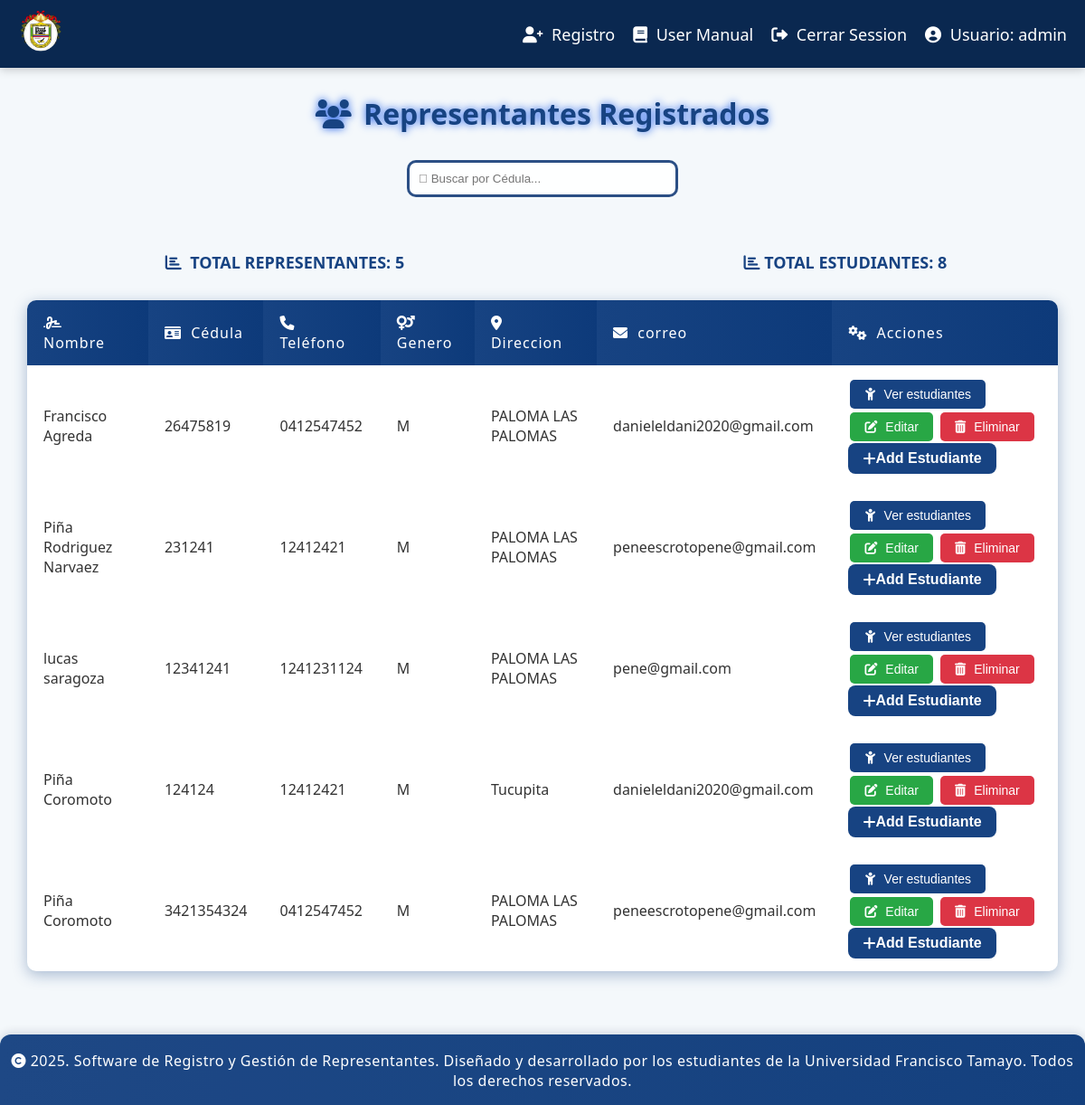
The app's page /gestion.php (signed in) with its own data.
### tables this page shows
CREATE TABLE `representantes` (
  `id` int(11) NOT NULL,
  `cedula` varchar(20) NOT NULL,
  `nombre` varchar(100) NOT NULL,
  `apellido` varchar(100) NOT NULL,
  `telefono` varchar(20) DEFAULT NULL,
  `correo` varchar(100) DEFAULT NULL,
  `genero` varchar(1) DEFAULT NULL,
  `direccion` varchar(255) DEFAULT NULL,
  `parentesco` varchar(20) DEFAULT NULL
);

### acciones/contar.php (called while the page is built, shortened)
<?php
function contarRegistros($enlace, $tabla) {
    $tabla_segura = $enlace->real_escape_string($tabla);
    $sql = "SELECT COUNT(*) AS total FROM $tabla_segura";
    $resultado = $enlace->query($sql);
    if ($resultado && $fila = $resultado->fetch_assoc()) {
        $conteo = (int)$fila['total'];
        return $conteo;
    }
    return 0;
}
$totalrepresentantes = contarRegistros($enlace, 'representantes');
function contarEstudiantes($enlace, $tablaES){
    $tablaES = $enlace->real_escape_string($tablaES);
    $sql = "SELECT COUNT(*) AS total FROM $tablaES";
    $resultado = $enlace->query($sql);
    if ($resultado && $fila = $resultado->fetch_assoc()) {
        $conteo = (int)$fila['total'];
        return $conteo;
    }
    return 0;
}
$totalEstudiantes = contarEstudiantes($enlace, 'estudiantes');
?>

### acciones/gestionEstudiantes.php (called while the page is built, shortened)
<?php
include("conexion.php");
$result = mysqli_query($enlace, "SELECT * FROM representantes");
?>

### gestion.php (the view, shortened to what this page needs)
<?php
$isAdmin = false;
if (!empty($_SESSION['role']) && $_SESSION['role'] === 'admin') {
    $isAdmin = true;
} elseif (!empty($_SESSION['usuario']) && $_SESSION['usuario'] === 'admin') {
    $isAdmin = true;
}
include('acciones/conexion.php');
include ('acciones/gestionEstudiantes.php');
include('acciones/contar.php');
?>
<!DOCTYPE html>
<html lang="es">
<head>
    <link rel="stylesheet" href="style/style3.css">
    <link rel="stylesheet" href="https://cdnjs.cloudflare.com/ajax/libs/font-awesome/6.0.0-beta3/css/all.min.css">
</head>
<body>
    <nav>
        <div class="logo-container">
            <a href="docs/Reseña Histórica del Liceo Privado.docx" download="Reseña_Histórica_Maria_Natividad_Cotua.word">
                <img src="img/logo.png" alt="Logo" class="logo">
            </a>
        </div>
        <div class="nav-links">
            <a href="registro_gestion.php"><i class="fas fa-user-plus"></i> Registro</a>
            <a href="user-manual.php"><i class="fas fa-book"></i> User Manual</a>
            <a href="acciones/logout.php"><i class="fas fa-sign-out-alt"></i> Cerrar Session</a>
            <a class="usuario"><i class="fas fa-user-circle"></i> Usuario: <?php echo htmlspecialchars($_SESSION['usuario']); ?></a>
        </div>
    </nav>
    <h1><i class="fas fa-users"></i> Representantes Registrados</h1>
    <input class="input-busqueda" oninput="this.value = this.value.replace(/[^0-9]/g, '')" type="text" id="buscador" placeholder="&#xf002; Buscar por Cédula..." style="font-family: Arial, 'Font Awesome 6 Free'">
    <div class="totals-container">
        <p class="total-representantes">
            <i class="fas fa-chart-bar"></i> Total Representantes: <?php echo htmlspecialchars($totalrepresentantes); ?>
        </p>
        <p class="total-estudiantes">
            <i class="fas fa-chart-bar"></i> Total Estudiantes: <?php echo htmlspecialchars($totalEstudiantes); ?>
        </p>
    </div>
    <div id="contenedor-principal">
    <table>
        <thead id="tablaEncabezado">
        <tr>
            <th><i class="fas fa-signature"></i> Nombre</th>
            <th><i class="fas fa-id-card"></i> Cédula</th>
            <th><i class="fas fa-phone"></i> Teléfono</th>
            <th><i class="fas fa-venus-mars"></i> Genero</th>
            <th><i class="fas fa-map-marker-alt"></i> Direccion</th>
            <th><i class="fas fa-envelope"></i> correo</th>
            <th><i class="fas fa-cogs"></i> Acciones</th>
        </tr>
        </thead>
        <tbody id="tabla">
        <?php while($row = mysqli_fetch_assoc($result)): ?>
        <tr>
            <td><?php echo htmlspecialchars($row['nombre'] . " " . $row['apellido']);  ?></td>
            <td><?php echo htmlspecialchars($row['cedula']) ?></td>
            <td><?php echo htmlspecialchars($row['telefono']); ?></td>
            <td><?php echo htmlspecialchars($row['genero']); ?></td>
            <td><?php echo htmlspecialchars($row['direccion'])?></td>
            <td><?php echo htmlspecialchars($row['correo'])?></td>
            <td>
                <button class="ver-estudiantes-btn" data-id="<?php echo htmlspecialchars($row['id']); ?>" data-nombre="<?php echo htmlspecialchars($row['nombre'] . " " . $row['apellido']); ?>">
                    <i class="fas fa-child"></i> Ver estudiantes
                </button>
                <?php if ($isAdmin): ?>
                    <button class="editar-btn" onclick="abrirModalEditar(
                            '<?php echo htmlspecialchars($row['id']); ?>',
                            '<?php echo addslashes(htmlspecialchars($row['nombre'])); ?>',
                            '<?php echo addslashes(htmlspecialchars($row['apellido'])); ?>',
                            '<?php echo htmlspecialchars($row['telefono']); ?>',
                            '<?php echo addslashes(htmlspecialchars($row['correo'])); ?>',
                            '<?php echo addslashes(htmlspecialchars($row['direccion'])); ?>',
                            '<?php echo htmlspecialchars($row['cedula']); ?>'
                        )"><i class="fas fa-edit"></i> Editar
                    </button>
                    <form method="post" style="display:inline;">
                        <button type="submit" class="eliminar-representante-btn" onclick="return confirm('¿Seguro que deseas eliminar este representante?')">
                            <i class="fas fa-trash-alt"></i> Eliminar
                        </button>
                    </form>
                    <button
                        data-id="<?php echo htmlspecialchars($row['id']); ?>"
                        class="btn-custom btn-agregar-estudiante-a-rep">
                        <i class="fas fa-plus"></i>Add Estudiante
                    </button>
                    <?php else: ?>
                    <span class="sin-permiso" title="No tienes permiso para editar o eliminar"><i class="fas fa-ban"></i> Sin permisos</span>
                <?php endif; ?>
            </td>
        </tr>
        </tbody>
        <?php endwhile; ?>
    </table>
    </div>
    <footer id="footer">
        <i class="fas fa-copyright"></i> 2025. Software de Registro y Gestión de Representantes. Diseñado y desarrollado por los estudiantes de la Universidad Francisco Tamayo. Todos los derechos reservados.
    </footer>
</body>
</html>

### style/style3.css (style rules this page uses)
* { box-sizing: border-box; margin: 0; padding: 0; }
html, body { height: 100%; margin: 0; }
body { background: #f4f8fb; font-family: 'Segoe UI', Arial, sans-serif; color: #333; padding-top: 80px; display: flex; flex-direction: column; }
#contenedor-principal { flex: 1 0 auto; }
nav { position: fixed; top: 0; left: 0; right: 0; display: flex; justify-content: space-between; align-items: center; padding: 10px 20px; background-color: #0a2850; box-shadow: 0 2px 10px rgba(0, 0, 0, 0.2); z-index: 1000; }
.nav-links { display: flex; gap: 20px; }
nav a { color: #fff; text-decoration: none; font-size: 18px; font-weight: 500; position: relative; padding: 5px 0; transition: color 0.3s ease; cursor: pointer; }
nav a::after { content: ''; position: absolute; bottom: 0; left: 0; height: 2px; width: 0; background: linear-gradient(to right, #8c8f93, #ffffff); transition: width 0.3s ease; }
.logo-container { position: relative; display: inline-block; }
.logo { height: 50px; transition: transform 0.3s ease; }
h1 { margin-top: 2%; text-align: center; color: #174382; text-shadow: 0 0 10px #2563eb; animation: aparecer 0.5s ease-in-out forwards; }
.input-busqueda { border: 3px solid rgba(20, 60, 120, 0.9); padding: 10px; background-color: rgba(255, 255, 255, 0.9); border-radius: 10px; color: #000; display: block; margin: 30px auto; outline: none; width: 300px; transition: box-shadow 0.3s ease-in-out; }
table { margin: 30px auto; width: 95%; border-collapse: collapse; background: #fff; box-shadow: 0 4px 16px rgba(23, 68, 130, 0.345); border-radius: 10px; overflow: hidden; }
th, td { padding: 14px 18px; text-align: left; }
th { background: linear-gradient(to right, #174382, #0d3a7a); color: #fff; font-weight: 500; letter-spacing: 1px; }
.ver-estudiantes-btn, .eliminar-representante-btn, .editar-btn, .btn-ver-detalle { border: none; border-radius: 5px; padding: 8px 16px; font-size: 14px; cursor: pointer; transition: all 0.3s ease; margin: 2px; }
.ver-estudiantes-btn { background: #174382; color: #fff; }
.editar-btn { background: #28a745; color: #fff; }
.eliminar-representante-btn { background: #dc3545; color: #fff; }
.total-representantes { font-size: 18px; color: #174382; margin-top: 10px; text-transform: uppercase; font-weight: bold; margin-left: 30px; }
.total-estudiantes { font-size: 18px; color: #174382; margin-top: 10px; text-transform: uppercase; font-weight: bold; margin-left: 30px; }
footer { flex-shrink: 0; width: 100%; background: linear-gradient(to right, #174382, #0d3a7a); color: #fff; text-align: center; padding: 18px 10px 16px 10px; font-size: 16px; letter-spacing: 0.5px; box-shadow: 0 -2px 12px rgba(10,40,80,0.15); border-top-left-radius: 12px; border-top-right-radius: 12px; margin-top: 40px; opacity: 0.97; z-index: 100; }
.nav-links a i, .usuario i, h1 i, .input-busqueda i, .total-representantes i, table th i, .ver-estudiantes-btn i, .editar-btn i, .eliminar-representante-btn i, .sin-permiso i { margin-right: 5px; }
.totals-container { display: flex; justify-content: space-around; gap: 40px; margin-top: 20px; }
.btn-custom { background: #174382; color: #fff; border: none; border-radius: 8px; padding: 8px 16px; font-size: 16px; cursor: pointer; transition: background 0.3s ease; display: inline-flex; align-items: center; font-weight: 600; }

### records on screen
representantes: nombre+apellido "Francisco Agreda", cedula "26475819", telefono "0412547452", genero "M", direccion "PALOMA LAS PALOMAS", correo "danieleldani2020@gmail.com"
representantes: nombre+apellido "Piña Rodriguez Narvaez", cedula "231241", telefono "12412421", genero "M", direccion "PALOMA LAS PALOMAS", correo "peneescrotopene@gmail.com"
representantes: nombre+apellido "lucas saragoza", cedula "12341241", telefono "1241231124", genero "M", direccion "PALOMA LAS PALOMAS", correo "pene@gmail.com"
representantes: nombre+apellido "Piña Coromoto", cedula "124124", telefono "12412421", genero "M", direccion "Tucupita", correo "danieleldani2020@gmail.com"
representantes: nombre+apellido "Piña Coromoto", cedula "3421354324", telefono "0412547452", genero "M", direccion "PALOMA LAS PALOMAS", correo "peneescrotopene@gmail.com"

### other values on screen
$_SESSION['usuario'] "admin"
$totalrepresentantes "5"
$totalEstudiantes "8"
